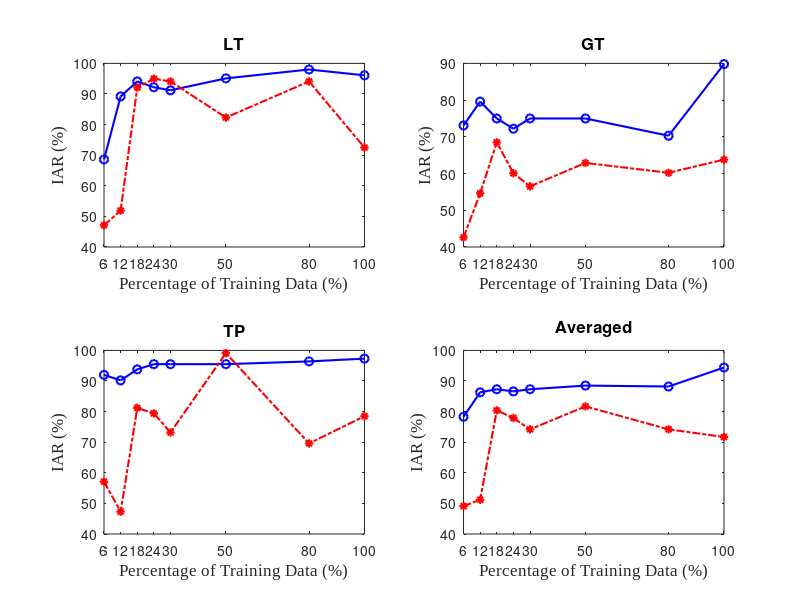

This chart was generated by the following MATLAB code: (Note: this script raises an error after producing the figure.)
clc;clear all; close all;
% data
ratio = [6, 12,18,  24 ,  30,50, 80, 100];
CNN_A1 = [68.6 89.2 94.1 92.2  91.2 95.1 98.0 96.1 ;73.1 79.6 75.0 72.2 75.0 75.0 70.3 89.8 ; 92.0 90.2 93.8 95.5 95.5 95.5 96.4 97.3; 78.3 86.3 87.3 86.6 87.3 88.5 88.2 94.4];
CNN_B1 = [47.1  51.9 92.1 95.0 94.1 82.3 94.1  72.5;42.6 54.6 68.5 60.1 56.5 62.9 60.2 63.8 ;57.1 47.3 81.2 79.4 73.2 99.1 69.6 78.5;49.1 51.2 80.4 77.9 74.2 81.7 74.2 71.7];  
 
 

% plot the figures
num_classifier = 2;
num_Type = 4;
font_size =12;
marker_type ={'bo-', 'r*-.', 'ks--','b*--','rs-','kd-.','mo--'};
fault_type ={'LT', 'GT', 'TP', 'Averaged'};
legend_text = {'CNN A','CNN B'};
position_array=[0.1 0.64 0.38 0.29;
                0.57 0.64 0.38 0.29;
                0.1 0.18 0.38 0.29;
                0.57 0.18 0.38 0.29;
                0.25 0.02 0.50 0.04];
figure('units','pixels','position',[50 300 700 400]);
set(gca,'fontName','Times New Roman') 
for j=1:num_Type
    h=subplot(2,2,j);
    set(h,'Units','normalized','Position',position_array(j,:));
    plot(ratio,CNN_A1(j,:),  marker_type{1}, 'linewidth', 1.5);
    hold on; 
    plot(ratio,CNN_B1(j,:),  marker_type{2}, 'linewidth', 1.5);
    hold on;  
    xlabel('Percentage of Training Data (%)','fontname','Times New Roman','fontsize',font_size); 
    ylabel('IAR (%)','fontname','Times New Roman','fontsize',font_size); 
    xlim([ratio(1) ratio(end)]);
    set(gca,'XTick',ratio);
    title(fault_type{j},'fontsize',font_size);
end
h = legend(legend_text, 'Orientation',...
    'horizonal','Location','none','fontname','Times New Roman','fontsize',font_size);
legend('boxoff');
set(h, 'Units','normalized','Position', position_array(5,:));

 